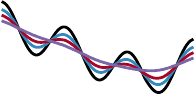

The Python source for this figure:
#!/usr/bin/env python3
# Copyright (c) Meta Platforms, Inc. and affiliates.

import numpy as np
import matplotlib.pyplot as plt
from matplotlib import cm

import jax
import jax.numpy as jnp

import os
plt.rcParams.update({
    "text.usetex": True,
    "font.family": "serif",
    "font.sans-serif": ["Computer Modern Roman"]})
plt.style.use('bmh')

fig, ax = plt.subplots(figsize=(2.5,1.5), dpi=200)

def f(x):
    return np.cos(x) + 0.2*np.abs(x-np.pi/2)

N = 100
x = np.linspace(-4.*np.pi, 2*np.pi, N)
y = f(x)
ax.plot(x, y, color='k')

sigmas = [1., 1.5, 2.5]
for sigma in sigmas:
    ys = []
    # Inefficiently doing this...
    for xi in x:
        eps = sigma*np.random.randn(50000)
        yi = np.mean(f(xi+eps))
        ys.append(yi)
    ax.plot(x, ys, alpha=1., lw=2)

# ax.set_xlabel(r'$$\theta$$')
# ax.xaxis.set_label_coords(.5, 0.01)
# ax.set_ylabel(r'$${\mathcal L}(\hat y_\theta)$$', rotation=0, labelpad=0)
# ax.yaxis.set_label_coords(-.07, .44)
# ax.set_ylabel('$$y$$', rotation=0, labelpad=0)
# ax.xaxis.set_label_coords(.5, 0.01)

fig.tight_layout()
ax.set_xticks([])
ax.set_yticks([])
ax.grid(False)
ax.spines['top'].set_visible(False)
ax.spines['right'].set_visible(False)
ax.spines['bottom'].set_visible(False)
ax.spines['left'].set_visible(False)
fname = 'smoothed-loss.pdf'
plt.savefig(fname, transparent=True)
os.system(f'pdfcrop {fname} {fname}')
